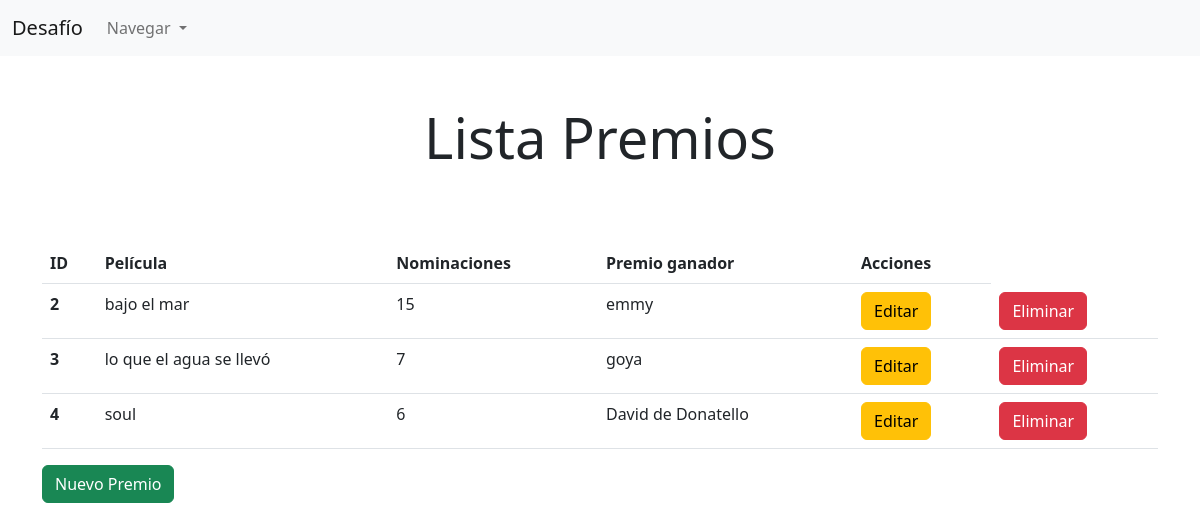
The page /listaPremios/ on the database as committed earlier.
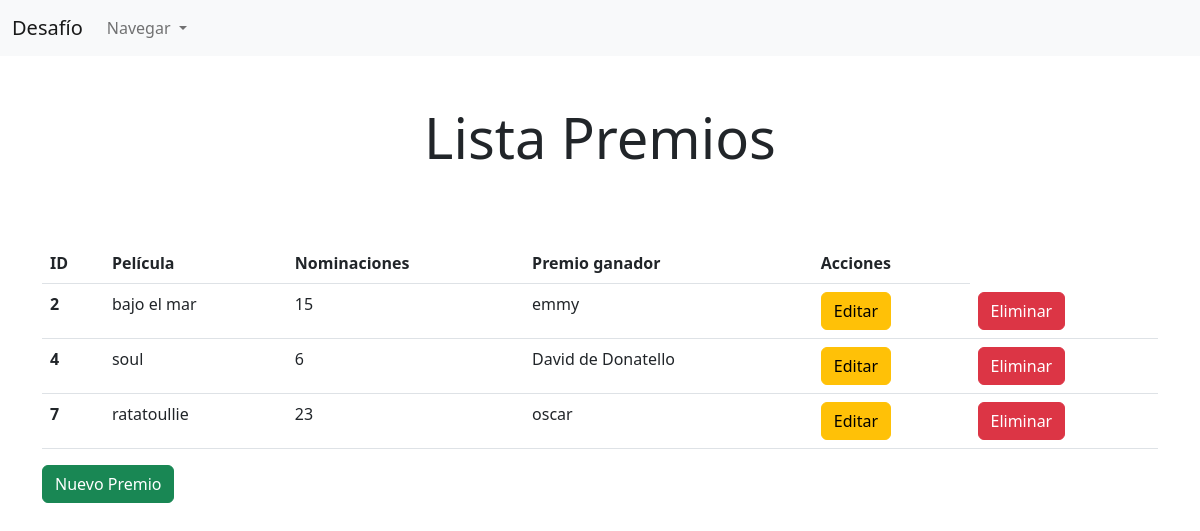
The same page on the database as committed later.
### peliculas/models.py (models this page shows, shortened)
class tablaPremio(models.Model):
    premio_ganador = models.CharField(max_length=200)
    cantidad_nominaciones = models.IntegerField()
    pelicula = models.ForeignKey(tablaPelicula, models.CASCADE, blank=True, null=True)

class tablaPelicula(models.Model):
    nombre_pelicula = models.CharField(max_length=200)
    descripcion = models.CharField(max_length=200)
    genero = models.CharField(max_length=200)
    clob = models.ImageField(upload_to='img', null=True)
    persona = models.ForeignKey(tablaPersona, models.CASCADE, blank=True, null=True)
    def __str__(self):
        return "{}".format(self.nombre_pelicula)

### peliculas/views.py (the view)
# urls.py: path('listaPremios/', premioView.listarPremio, name='listaPremios'),
    def listarPremio(request):
        premio = tablaPremio.objects.all()
        return render(request, 'listaPremios.html', {'premios':premio})

### peliculas/templates/listaPremios.html (shortened to what this page needs)
{% extends 'base.html' %}
{% load crispy_forms_tags %}
{% block content %}
<br>
<h1 class="text-center display-4 my-4">Lista Premios</h1>
<br>
<br>
<div class="container">
    <table class="table">
        <thead>
            <tr>
                <th scope="col">ID</th>
                <th scope="col">Película</th>
                <th scope="col">Nominaciones</th>
                <th scope="col">Premio ganador</th>
                <th scope="col">Acciones</th>
            </tr>
        </thead>
        <tbody>
            {% for premio in premios %}
            <tr>
                <th scope="row"> {{ premio.id }} </th>
                <td> {{ premio.pelicula }} </td>
                <td> {{ premio.cantidad_nominaciones }} </td>
                <td> {{ premio.premio_ganador }} </td>
                <td> <a class="btn btn-warning" href="{% url 'editarPremio' premio.id %}">Editar</a> </td>
                <td> <a class="btn btn-danger" href="{% url 'eliminarPremio' premio.id %}">Eliminar</a> </td>
            </tr>
            {% endfor %}
        </tbody>
    </table>
    <a class="btn btn-success" href="{% url 'registrarPremio' %}">Nuevo Premio</a>
</div>
{% endblock %}

Rows that differ between the two databases and show on the page:
removed tablaPremio: id "3", pelicula "lo que el agua se llevó", cantidad_nominaciones "7", premio_ganador "goya"
added tablaPremio: id "7", pelicula "ratatoullie", cantidad_nominaciones "23", premio_ganador "oscar"
